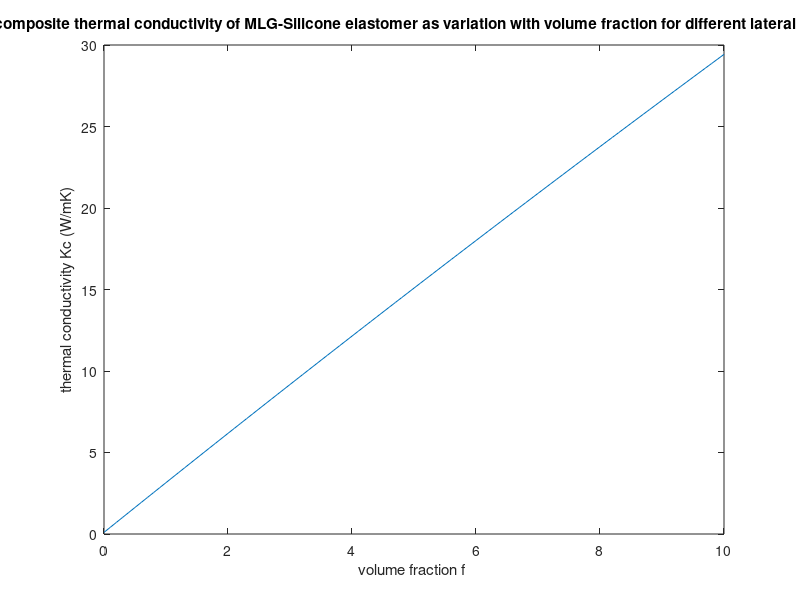

Write MATLAB code to recreate this figure.
A= 775;
sigbA = 3.7*10^9 ;
L= [ 5000 ]*10^-9;
H=0.35*10^-9;
%500  700 1000 3000 5000

km=.10;
Rb=10*10^-9;


f=0:0.001:0.1

for j=1:length(L)
for i=1:length(f)
    
    kp(j) =(sigbA )/(1/(L(j))+2/(pi *A));
    
    a11(j)=L(j);
    a21(j)=L(j);
    a31(j)=H;
    
    ak1=Rb*km
    alp1=Rb*km/H
    
    p(j)=H/L(j)

    L11(j)=((p(j))^2/(2*((p(j))^2-1)))+((p(j))/(2*(1-(p(j))^2)^(3/2)))*acos(p(j));
    gama(j)=(1+2*p(j))*alp1;

    L22(j)=L11(j);
    L33(j)=1-2*L11(j)

    kc11(j)=kp(j)/(1+gama(j)*L11(j)*kp(j)/km);
    kc22(j)=kp(j)/(1+gama(j)*L22(j)*kp(j)/km);
    kc33(j)=kp(j)/(1+gama(j)*L33(j)*kp(j)/km);

    b11(j)=(kc11(j)-km)/(km +L11(j)*(kc11(j)-km));
    b22(j)=(kc22(j)-km)/(km +L22(j)*(kc22(j)-km));
    b33(j)=(kc33(j)-km)/(km +L33(j)*(kc33(j)-km));

    
    
 
  k1(i) =(3+f(i)*(2*b11(j)*(1-L11(j))+b33(j)*(1-L33(j))))/(3-f(i)*(2*b11(j)*L11(j)+b33(j)*L33(j)));
  ka1(i)=k1(i)*km;
  ke1(i)=ka1(i)
  
  
end
f1=f*100;
plot(f1,ke1);
hold on;
xlabel('volume fraction f '), ylabel('thermal conductivity Kc (W/mK)'),
title('composite thermal conductivity of MLG-Silicone elastomer as variation with volume fraction for different lateral size ')
end
f11=f1';
ke11=ke1';